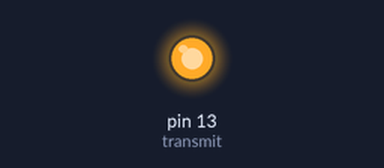
A sketch run on a simulated Arduino Uno, built with avr-gcc and run on an emulated ATmega328P. Shown: output pins drawn as LEDs (lit = HIGH).

Above: at 0.5 s.
At 4.8 s:
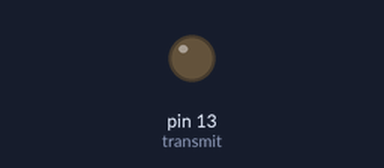
Timing chart, 0 to 7.0 s (numbered marks = the images above):
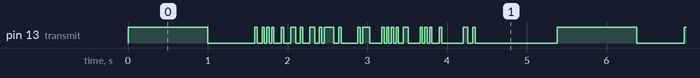

The sketch:

sender.ino
```cpp
byte transmit = 13; //define our transmit pin
byte mask = 1; //our bitmask


void setup()
{
   pinMode(transmit,OUTPUT);
   Serial.begin(9600);
   digitalWrite(2, LOW);
}

void loop()
{
char data[] = "HELLO";
sendData(data);
delay(1000);

}

void sendData(char * data)
{
  data[strlen(data)] = '@';
  digitalWrite(transmit, HIGH);
  delay(1000);
  digitalWrite(transmit, LOW);
  delay(500);


//Serial.println(data);

int i=0;
while(data[i]){
  int k = 0;
  for (mask = 00000001; mask>0; mask <<= 1) { //iterate through bit mask
    digitalWrite(2, HIGH);
    if (data[i] & mask){ // if bitwise AND resolves to true
      digitalWrite(transmit,HIGH); // send 1
    }
    else{ //if bitwise and resolves to false
      digitalWrite(transmit,LOW); // send 0
    }
  //  Serial.println(data[i]);
  // Serial.print("    ");
  // Serial.print(k);
     k++;

    delay(30); //delay


}
  i++;

}

    //Serial.println(data2.substring(i,l));

   //String singleChar = data2.substring(i,l),DEC;

}
```

Measured:
- by itself, pin 13 (transmit): moves between LOW and HIGH, repeating every 5.4 s
- by itself, everything shown: repeats every 5.4 s, in 18 steps
